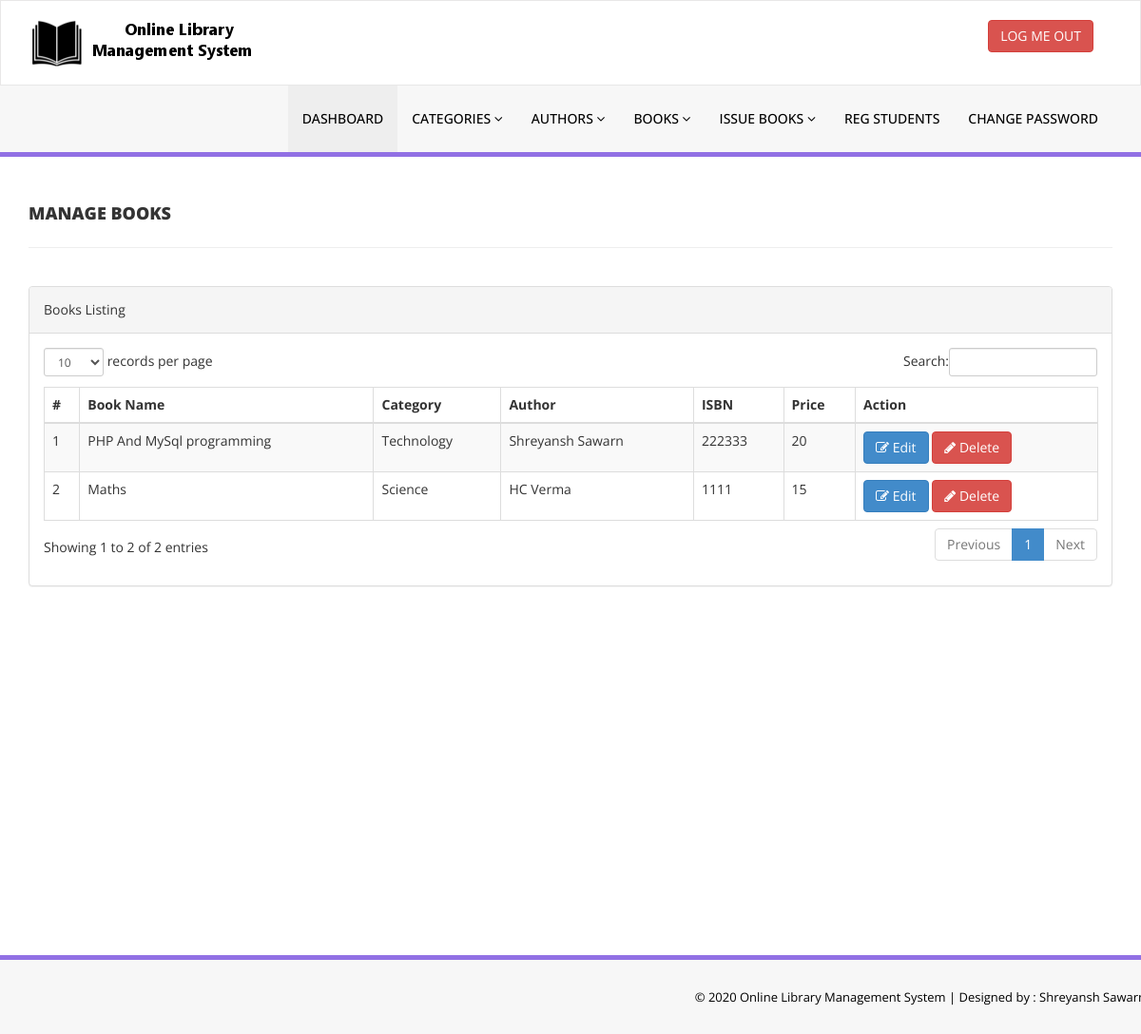
Page /library/admin/manage-books.php (signed in) on the committed database.
### tables this page shows
CREATE TABLE `tblbooks` (
  `id` int(11) NOT NULL,
  `BookName` varchar(255) DEFAULT NULL,
  `CatId` int(11) DEFAULT NULL,
  `AuthorId` int(11) DEFAULT NULL,
  `ISBNNumber` int(11) DEFAULT NULL,
  `BookPrice` int(11) DEFAULT NULL,
  `RegDate` timestamp NULL DEFAULT CURRENT_TIMESTAMP,
  `UpdationDate` timestamp NULL DEFAULT NULL ON UPDATE CURRENT_TIMESTAMP
);

CREATE TABLE `tblcategory` (
  `id` int(11) NOT NULL,
  `CategoryName` varchar(150) DEFAULT NULL,
  `Status` int(1) DEFAULT NULL,
  `CreationDate` timestamp NULL DEFAULT CURRENT_TIMESTAMP,
  `UpdationDate` timestamp NULL DEFAULT '0000-00-00 00:00:00' ON UPDATE CURRENT_TIMESTAMP
);

CREATE TABLE `tblauthors` (
  `id` int(11) NOT NULL,
  `AuthorName` varchar(159) DEFAULT NULL,
  `creationDate` timestamp NULL DEFAULT CURRENT_TIMESTAMP,
  `UpdationDate` timestamp NULL DEFAULT NULL ON UPDATE CURRENT_TIMESTAMP
);

### library/admin/manage-books.php (the view, shortened to what this page needs)
<?php
include('includes/config.php');
if(strlen($_SESSION['alogin'])==0)
    {
header('location:index.php');
}
else{
    ?>
<!DOCTYPE html>
<html xmlns="http://www.w3.org/1999/xhtml">
<head>
    <link href="assets/css/bootstrap.css" rel="stylesheet" />
    <link href="assets/css/font-awesome.css" rel="stylesheet" />
    <link href="assets/js/dataTables/dataTables.bootstrap.css" rel="stylesheet" />
    <link href="assets/css/style.css" rel="stylesheet" />
</head>
<body>
<?php include('includes/header.php');?>
    <div class="content-wrapper">
         <div class="container">
        <div class="row pad-botm">
            <div class="col-md-12">
                <h4 class="header-line">Manage Books</h4>
    </div>
     <div class="row">
</div>
        </div>
            <div class="row">
                <div class="col-md-12">
                    <div class="panel panel-default">
                        <div class="panel-heading">
                           Books Listing
                        </div>
                        <div class="panel-body">
                            <div class="table-responsive">
                                <table class="table table-striped table-bordered table-hover" id="dataTables-example">
                                    <thead>
                                        <tr>
                                            <th>#</th>
                                            <th>Book Name</th>
                                            <th>Category</th>
                                            <th>Author</th>
                                            <th>ISBN</th>
                                            <th>Price</th>
                                            <th>Action</th>
                                        </tr>
                                    </thead>
                                    <tbody>
<?php $sql = "SELECT tblbooks.BookName,tblcategory.CategoryName,tblauthors.AuthorName,tblbooks.ISBNNumber,tblbooks.BookPrice,tblbooks.id as bookid from  tblbooks join tblcategory on tblcategory.id=tblbooks.CatId join tblauthors on tblauthors.id=tblbooks.AuthorId";
$query = $dbh -> prepare($sql);
$query->execute();
$results=$query->fetchAll(PDO::FETCH_OBJ);
$cnt=1;
if($query->rowCount() > 0)
{
foreach($results as $result)
{               ?>
                                        <tr class="odd gradeX">
                                            <td class="center"><?php echo htmlentities($cnt);?></td>
                                            <td class="center"><?php echo htmlentities($result->BookName);?></td>
                                            <td class="center"><?php echo htmlentities($result->CategoryName);?></td>
                                            <td class="center"><?php echo htmlentities($result->AuthorName);?></td>
                                            <td class="center"><?php echo htmlentities($result->ISBNNumber);?></td>
                                            <td class="center"><?php echo htmlentities($result->BookPrice);?></td>
                                            <td class="center">
                                            <a href="edit-book.php?bookid=<?php echo htmlentities($result->bookid);?>"><button class="btn btn-primary"><i class="fa fa-edit "></i> Edit</button>
                                          <a href="manage-books.php?del=<?php echo htmlentities($result->bookid);?>" onclick="return confirm('Are you sure you want to delete?');"" >  <button class="btn btn-danger"><i class="fa fa-pencil"></i> Delete</button>
                                            </td>
                                        </tr>
 <?php $cnt=$cnt+1;}} ?>
                                    </tbody>
                                </table>
                            </div>
                        </div>
                    </div>
                </div>
            </div>
    </div>
    </div>
  <?php include('includes/footer.php');?>
</body>
</html>
<?php } ?>

### library/admin/assets/css/style.css (style rules this page uses)
.content-wrapper { margin-top: 40px; min-height:800px; padding-bottom:90px; }
.header-line { font-weight:900; padding-bottom:25px; border-bottom:1px solid #eeeeee; text-transform:uppercase; }
.pad-botm { padding-bottom:30px; }

### rows in the picture
tblbooks: BookName "PHP And MySql programming", tblcategory.CategoryName "Technology", AuthorId.AuthorName "Shreyansh Sawarn", ISBNNumber "222333", BookPrice "20"
tblbooks: BookName "Maths", tblcategory.CategoryName "Science", AuthorId.AuthorName "HC Verma", ISBNNumber "1111", BookPrice "15"
